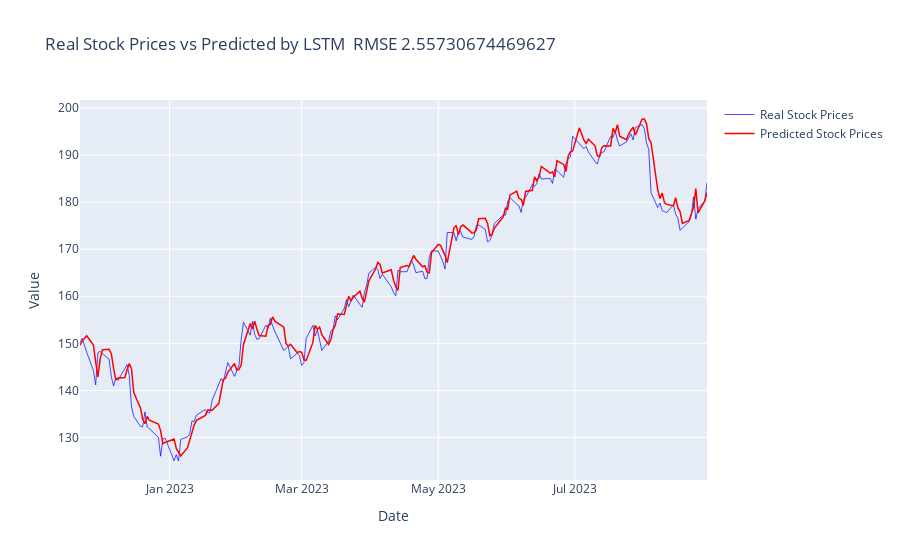
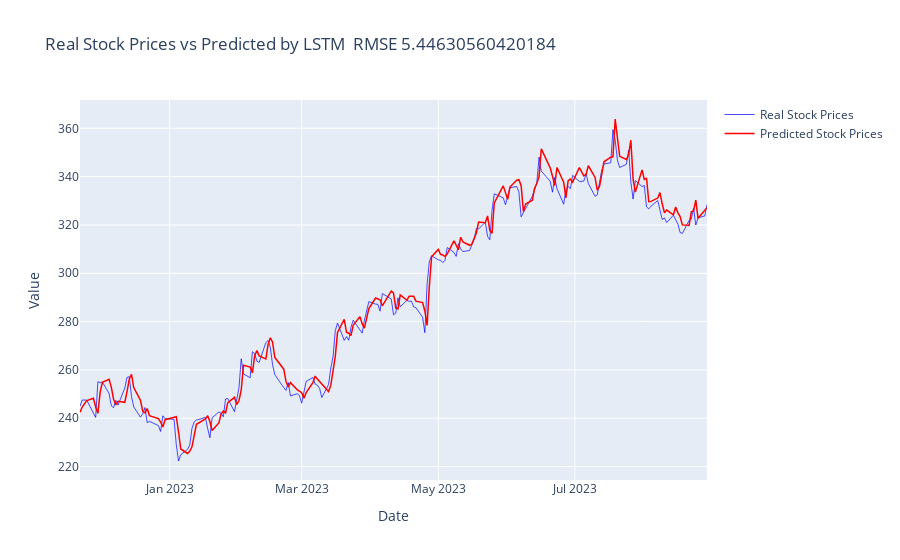
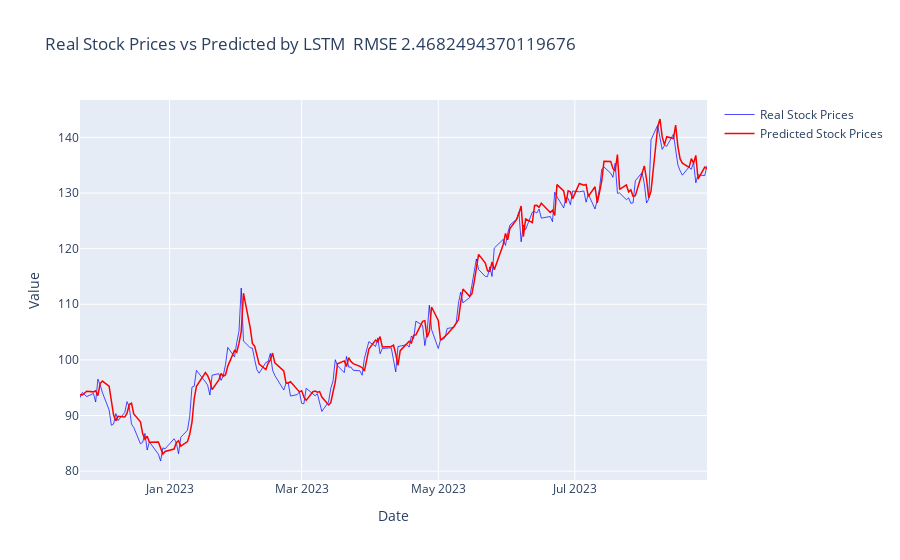

The notebook cell these images were saved under, in order:
### Markdown cell above
Get predicted prices

### Code cell
#store all models in a dictionary
models = {}

for i in tickers:    
    #load models
    models['lstm_model_'+i] = load_model('model.'.format(i))
    
    #make predictions
    scaled_predictions = models['lstm_model_'+i].predict(test[i]['X']);
    
    #rescale predictions
    y_hat = test_scaler[i].inverse_transform(scaled_predictions);
    #rescale original y values
    y = test_scaler[i].inverse_transform(test[i]['y'].reshape(-1,1));
    #compute rsme
    rmse = sqrt(MSE(y_hat, y));
    
    
    #visualization
    df_y_hat = pd.DataFrame(y_hat)
    df_y_hat.columns = [i]
    df_y_hat['date'] = stock_data_close[-len(y_hat):].index
    
    df_y = pd.DataFrame(y)
    df_y.columns = [i]
    df_y['date'] = stock_data_close[-len(y_hat):].index
    
    
    fig = go.Figure()

    fig.add_trace(
        go.Scatter(
            x= df_y['date'],
            y = df_y[i],
            name= 'Real Stock Prices',
            line=dict(color='blue', width=0.7)))

    # add predicted stock prices
    fig.add_trace(
        go.Scatter(
        x = df_y_hat['date'],
        y = df_y_hat[i],
        name = 'Predicted Stock Prices',
        mode ='lines',
        line = dict(color='red', width=1.5)))


    fig.update_layout(
            title= 'Real Stock Prices vs Predicted by LSTM\n\nRMSE {}'.format(rmse),
            xaxis_title = "Date", 
            yaxis_title = 'Value')
    
    fig.show()

### Figure 1 — Plotly figure (JSON) as saved in the notebook; plotly's stock layout.template omitted (floating-point values rounded to 4 significant figures; data arrays with more than 128 entries replaced by an {"elided": "..."} marker saying what was removed)
{"data": [{"line": {"color": "blue", "width": 0.7}, "name": "Real Stock Prices", "type": "scatter", "x": {"elided": "192 str values"}, "y": {"elided": "192 float values"}}, {"line": {"color": "red", "width": 1.5}, "mode": "lines", "name": "Predicted Stock Prices", "type": "scatter", "x": {"elided": "192 str values"}, "y": {"elided": "192 float values"}}], "layout": {"title": {"text": "Real Stock Prices vs Predicted by LSTM\n\nRMSE 2.55730674469627"}, "xaxis": {"title": {"text": "Date"}}, "yaxis": {"title": {"text": "Value"}}}}

### Figure 2 — Plotly figure (JSON) as saved in the notebook; plotly's stock layout.template omitted (floating-point values rounded to 4 significant figures; data arrays with more than 128 entries replaced by an {"elided": "..."} marker saying what was removed)
{"data": [{"line": {"color": "blue", "width": 0.7}, "name": "Real Stock Prices", "type": "scatter", "x": {"elided": "192 str values"}, "y": {"elided": "192 float values"}}, {"line": {"color": "red", "width": 1.5}, "mode": "lines", "name": "Predicted Stock Prices", "type": "scatter", "x": {"elided": "192 str values"}, "y": {"elided": "192 float values"}}], "layout": {"title": {"text": "Real Stock Prices vs Predicted by LSTM\n\nRMSE 5.44630560420184"}, "xaxis": {"title": {"text": "Date"}}, "yaxis": {"title": {"text": "Value"}}}}

### Figure 3 — Plotly figure (JSON) as saved in the notebook; plotly's stock layout.template omitted (floating-point values rounded to 4 significant figures; data arrays with more than 128 entries replaced by an {"elided": "..."} marker saying what was removed)
{"data": [{"line": {"color": "blue", "width": 0.7}, "name": "Real Stock Prices", "type": "scatter", "x": {"elided": "192 str values"}, "y": {"elided": "192 float values"}}, {"line": {"color": "red", "width": 1.5}, "mode": "lines", "name": "Predicted Stock Prices", "type": "scatter", "x": {"elided": "192 str values"}, "y": {"elided": "192 float values"}}], "layout": {"title": {"text": "Real Stock Prices vs Predicted by LSTM\n\nRMSE 2.4682494370119676"}, "xaxis": {"title": {"text": "Date"}}, "yaxis": {"title": {"text": "Value"}}}}
